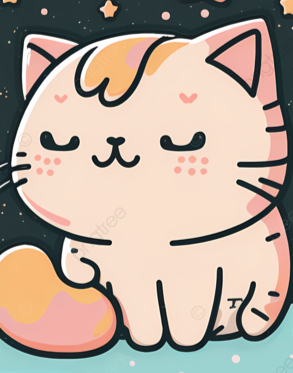
#> input picture kitty.png, 293 x 373 px, found by its file name
$ python 'Praktikum 1 (Image).py'
#> lines starting #> are read from the running program, lines starting #| are printed output that depends on the picture
# Import package
import cv2
import numpy as np

# Membaca citra
img = cv2.imread("C:/Users/FARIZA SHIELDA/Documents/File Unair/Semester 5/Data Mining II/Week 3/kitty.png")
#> img is the input picture: shape (373, 293, 3); mean B, G, R 153.7, 166.8, 182.5
cv2.imshow("Citra Kitty", img)
cv2.waitKey(0)

# Mengetahui ukuran dan matriks dari citra
print("Ukuran Citra Warna: ", img.shape)
#| Ukuran Citra Warna:  (373, 293, 3)
print("Matriks dari Citra Warna pada baris 0 dan kolom 0: ", img[0,0])
#| Matriks dari Citra Warna pada baris 0 dan kolom 0:  [47 43 32]

# Memisahkan ketiga channel
(blue,green,red)=cv2.split(img)
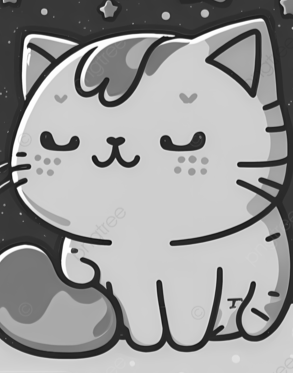
#> blue: shape (373, 293); min 11, max 255, mean 153.7

# Menampilkan channel biru
cv2.imshow("Komponen Biru", blue)

# Membuat matrix berisi 0 yang berukuran sesuai image asli
zeroMatrix = np.zeros(img.shape[:2], img.dtype)
m = zeroMatrix
blue_img = cv2.merge([blue, m,m])
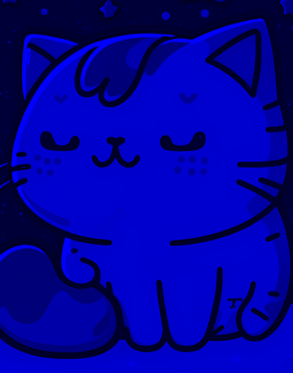
#> blue_img: shape (373, 293, 3); mean of channels 0, 1, 2 153.7, 0, 0; drawn as B, G, R
combine_img = np.hstack((img, blue_img))
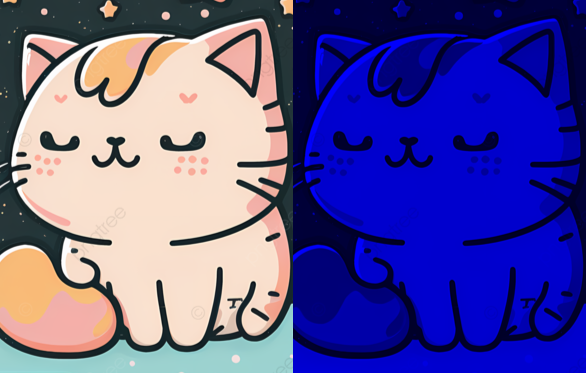
#> combine_img: shape (373, 586, 3); mean B, G, R 153.7, 83.4, 91.3

# Menampilkan citra gabungan dalam satu jendela
cv2.imshow("Semua Citra", combine_img)
cv2.waitKey(0)
cv2.destroyAllWindows()

# Convert the image to grayscale
gray_img = cv2.cvtColor(img, cv2.COLOR_BGR2GRAY)

# Display the grayscale image
cv2.imshow('Grayscale Image', gray_img)

# Wait for a key press and then close the window
cv2.waitKey(0)
cv2.destroyAllWindows()

# Mengetahui ukuran dan matriks dari citra grayscale
print("Ukuran Citra Warna Grayscale: ", gray_img.shape)
#| Ukuran Citra Warna Grayscale:  (373, 293)
print("Matriks dari Citra Warna Grayscale pada baris 0 dan kolom 0: ", gray_img[0,0])
#| Matriks dari Citra Warna Grayscale pada baris 0 dan kolom 0:  40

# Define the coordinates of the region you want to crop
# Format: (y_start:y_end, x_start:x_end)
x_start, x_end = 0, 200  # Koordinat horizontal
y_start, y_end = 0, 170  # Koordinat vertikal

# Crop the image
cropped_img = img[y_start:y_end, x_start:x_end]
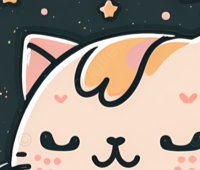
#> cropped_img: shape (170, 200, 3); mean B, G, R 138.7, 150.7, 164.2

# Display the cropped image
cv2.imshow('Cropped Image', cropped_img)

# Wait for a key press and then close the window
cv2.waitKey(0)

# Menampilkan channel Green dan Red
zeroMatrix = np.zeros(img.shape[:2], img.dtype)
m = zeroMatrix
red = cv2.merge([m, m,red])
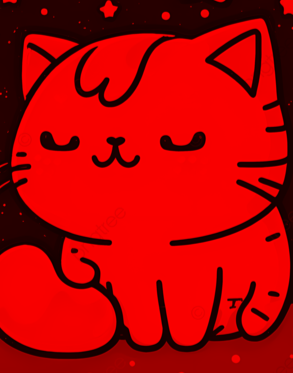
#> red: shape (373, 293, 3); mean of channels 0, 1, 2 0, 0, 182.5; drawn as B, G, R
green = cv2.merge([m, green,m])
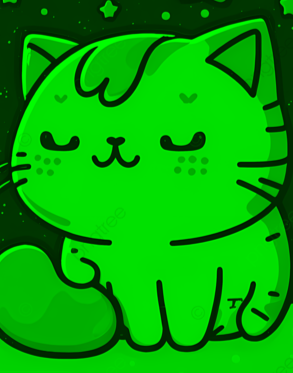
#> green: shape (373, 293, 3); mean of channels 0, 1, 2 0, 166.8, 0; drawn as B, G, R

combined_img = np.hstack((img, green, red))
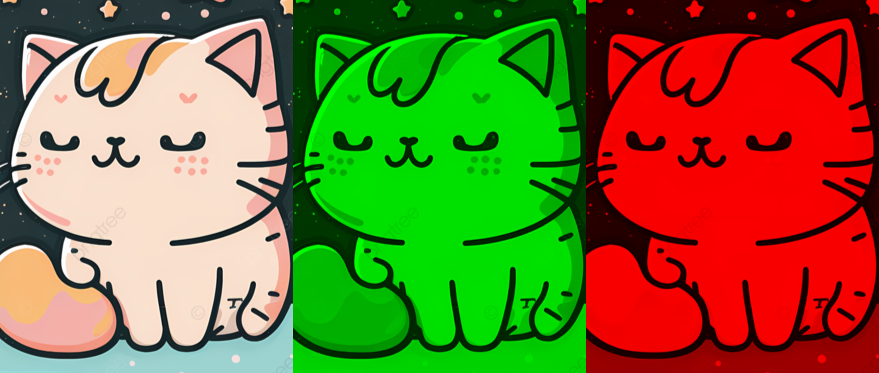
#> combined_img: shape (373, 879, 3); mean B, G, R 51.2, 111.2, 121.7

# Menampilkan citra gabungan dalam satu jendela
cv2.imshow("Semua Citra", combined_img)
cv2.waitKey(0)
cv2.destroyAllWindows()

# Menyimpan citra ke dalam format JPG
cv2.imwrite("kitty.jpg", img)

# Menutup semua jendela
cv2.destroyAllWindows()

# Menampilkan array citra asli dan citra format terbaru
import cv2
img = cv2.imread("C:/Users/FARIZA SHIELDA/Documents/File Unair/Semester 5/Data Mining II/Week 3/kitty.png")
img2 = cv2.imread("C:/Users/FARIZA SHIELDA/Documents/File Unair/Semester 5/Data Mining II/Week 3/kitty.jpg")
img
img2
